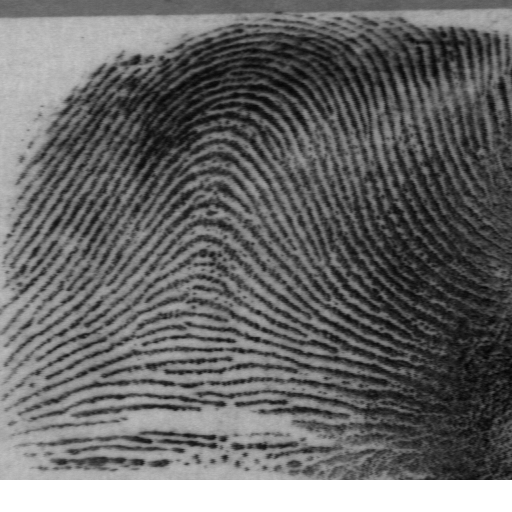
#> input picture activity 4/data/fingerprint.png, 512 x 512 px
$ jupyter execute 'Image enhancement algorithms in the Fourier domain.ipynb'
#> lines starting #> are read from the running program, lines starting #| are printed output that depends on the picture; after the words box and inside, x2 and y2 are one past the last pixel; in counts of white or black regions, pixels touching at a corner belong together
### Master of Applied Artificial Intelligence

**Course: TC4033 - Computational Vision for Images and Video**

**Image enhancement algorithms in the Fourier domain**

Tutor: Dr. Gilberto Ochoa

Team members:
* Alfonso de Lucas Espinosa - A01795118
* Ignacio Jose Aguilar Garcia - A00819762
* Alejandro Calderon Aguilar - A01795353
* Ricardo Mar Cupido - A01795394
* Mario Fonseca Martinez - A01795228

### Introduction

The Fourier transform is a mathematical formula that transforms a signal sampled in time or space to the same signal sampled in temporal or spatial frequency. In signal processing, the Fourier transform can reveal important characteristics of a signal, namely, its frequency components. The Fourier transform is widely used in many fields, including physics, engineering, and computer science.

In this project, we will explore the Fourier transform and its applications in image processing. We will implement several image enhancement algorithms in the Fourier domain, including low-pass filtering and high-pass filtering.

### Fourier Transform
The Fourier transform is a mathematical operation that transforms a signal from the time or spatial domain to the frequency domain. The Fourier transform of a signal \( x \) is defined as:

\begin{equation}
X(f) = \sum_{n=0}^{N-1} x(n) e^{-j2\pi fn/N}
\end{equation}

where \( X(f) \) is the Fourier transform of \( x \) at frequency \( f \), \( x(n) \) is the \( n \)-th sample of \( x \), and \( N \) is the number of samples in \( x \). The Fourier transform can be computed efficiently using the Fast Fourier Transform (FFT) algorithm.

Essentially, the Fourier transform decomposes a signal into its frequency components. The magnitude of the Fourier transform represents the amplitude of each frequency component, while the phase of the Fourier transform represents the phase shift of each frequency component.

### Image Enhancement in the Fourier Domain
The Fourier transform can be applied to images to enhance their quality. For example, low-pass filtering can be used to remove high-frequency noise from an image, while high-pass filtering can be used to enhance the edges of an image.

### Low-Pass Filtering
Low-pass filtering is a technique used to remove high-frequency noise from an image. The idea is to suppress the high-frequency components of the image while preserving the low-frequency components. This can be achieved by multiplying the Fourier transform of the image by a low-pass filter in the frequency domain.

### High-Pass Filtering
High-pass filtering is a technique used to enhance the edges of an image. The idea is to suppress the low-frequency components of the image while preserving the high-frequency components. This can be achieved by multiplying the Fourier transform of the image by a high-pass filter in the frequency domain.

### Importing libraries

[cell 1]
from matplotlib import image as mpimg
import matplotlib.pyplot as plt
import numpy as np
import cv2
from PIL import Image

### Loading Images

[cell 2]
# Loading images

fingerprint = cv2.imread("data/fingerprint.png")
#> fingerprint is the input picture: shape (512, 512, 3); min 3, max 255, mean 103.8
fingerprint_image = cv2.cvtColor(fingerprint, cv2.COLOR_BGR2GRAY)

[cell 3]
def plot_images(images=[], labels=[], nrows=1, ncols=2, figsize=(12,8), cmap="gray"):
    """
    Plots a list of images in a grid layout using Matplotlib.

    Parameters:
    images (list): List of images to be plotted.
    labels (list): List of labels for each image. Default is an empty list.
    nrows (int): Number of rows in the grid. Default is 1.
    ncols (int): Number of columns in the grid. Default is 2.
    figsize (tuple): Size of the figure in inches. Default is (12, 8).
    cmap (str): Colormap to be used for displaying the images. Default is "gray".

    Returns:
    None
    """

    # set the subplots
    fig, axs = plt.subplots(ncols=ncols, nrows=nrows, figsize=figsize)
    # Iterate over each axis defined in M*N as flat
    for i, ax in enumerate(axs.flat):
        # validates that the dimensions of axs fits with images array parameter
        if i < len(images):
            # plot the image
            ax.imshow(images[i], cmap=cmap)
            # if there are labels defined then set a title
            if len(labels) > 0:
                ax.set_title(labels[i])
            # dont show the axis ticks
            ax.axis("off")
        else:
            # dont show an empty plot
            ax.axis("off")
    # fits the plots
    plt.tight_layout()
    plt.show()

### 1. Application of image enhancement using Fourier transform with a low-pass filter.

One of the most effective methods for noise removal and image smoothins is **low pass filtering**. This allows low-frequency componnets to pass while eliminating high-frequency components associated with edges and fine details.

Based on the *Fourier Transform*, which demcomposes an image into its frequency components. With the principal low-pass general equation:

Where:
- F(u,v) is the *Fourier Trnasform*
- H(u,v) is the *transfer function*
- G(u,v) is the *filtered image*

#### Ideal Low-Pass Filter (ILPF)
The **ideal low-pass filter** keeps all frequencies within a radius \( D \) and **completely removes** frequencies higher than this threshold.

Where:
- \( D(u,v) = \sqrt{(u - M/2)^2 + (v - N/2)^2} \)
  is the **Euclidean distance** from the center of the frequency domain.
  Here, \( M \) and \( N \) are the image dimensions.

- \( D_0 \) is the **cutoff frequency**, which determines the threshold for filtering.

#### Butterworth Low-Pass Filter (BLPF)

The **Butterworth filter** introduces a **smooth transition** between the allowed and attenuated frequencies, reducing ringing effects.

Where:

- \( D(u,v) = \sqrt{(u - M/2)^2 + (v - N/2)^2} \)
  is the **distance from the center of the frequency domain**.

- \( D_0 \) is the **cutoff frequency** that controls how much of the high frequencies are attenuated.

- \( n \) is the **order of the Butterworth filter**, which controls the smoothness of the transition.
  - If \( n = 1 \), the transition is smooth.
  - As \( n \) increases, the filter behaves more like an **ideal filter**.

#### Gaussian Low-Pass Filter (GLPF)
The **Gaussian low-pass filter** provides smooth attenuation based on a **Gaussian function**.

Where:

- \( D(u,v) = \sqrt{(u - M/2)^2 + (v - N/2)^2} \)
  represents the **distance from the center of the frequency domain**.

- \( D_0 \) is the **cutoff frequency**, determining how much of the high frequencies are removed.

[cell 4]
def low_pass_filter(image, filter_type='none', D0=30, n=2):
    """
    Applies a low-pass filter to an image using Fourier transform.

    Parameters:
    image (numpy.ndarray): Input grayscale image.
    filter_type (str): Type of low-pass filter ('none', 'ideal', 'butterworth', 'gaussian').
    D0 (int): Cutoff frequency.
    n (int): Order of the Butterworth filter (only used if filter_type is 'butterworth').

    Returns:
    numpy.ndarray: Filtered image.
    """
    # Convert the image to grayscale if it is not already
    if len(image.shape) == 3:
        image = cv2.cvtColor(image, cv2.COLOR_BGR2GRAY)


    # Apply Fourier transform
    dft = np.fft.fft2(image)
    dft_shift = np.fft.fftshift(dft)

    # Check the filter type and return the fourier transformed image if 'none'
    if filter_type == 'none':
        return np.abs(dft_shift)

    # Create the low-pass filter
    rows, cols = image.shape
    crow, ccol = rows // 2 , cols // 2
    mask = np.zeros((rows, cols), np.float32)

    if filter_type == 'ideal':
        for i in range(rows):
            for j in range(cols):
                if np.sqrt((i - crow)**2 + (j - ccol)**2) <= D0:
                    mask[i, j] = 1
    elif filter_type == 'butterworth':
        for i in range(rows):
            for j in range(cols):
                mask[i, j] = 1 / (1 + (np.sqrt((i - crow)**2 + (j - ccol)**2) / D0)**(2 * n))
    elif filter_type == 'gaussian':
        for i in range(rows):
            for j in range(cols):
                mask[i, j] = np.exp(-((i - crow)**2 + (j - ccol)**2) / (2 * (D0**2)))

    # Apply the filter
    dft_shift_filtered = dft_shift * mask

    # Inverse Fourier transform
    dft_shift_filtered = np.fft.ifftshift(dft_shift_filtered)
    img_back = np.fft.ifft2(dft_shift_filtered)
    img_back = np.abs(img_back)

    return img_back

[cell 5]
# Load the image
image = fingerprint_image.copy()

# Apply the filters
fourier_low_pass = low_pass_filter(image, filter_type='none')
ideal_filtered = low_pass_filter(image, filter_type='ideal', D0=30)
#> call 2 of low_pass_filter, with filter_type = 'ideal', D0 = 30, n = 2
#> after the loop in low_pass_filter (call 2), `for i in range(rows):`:
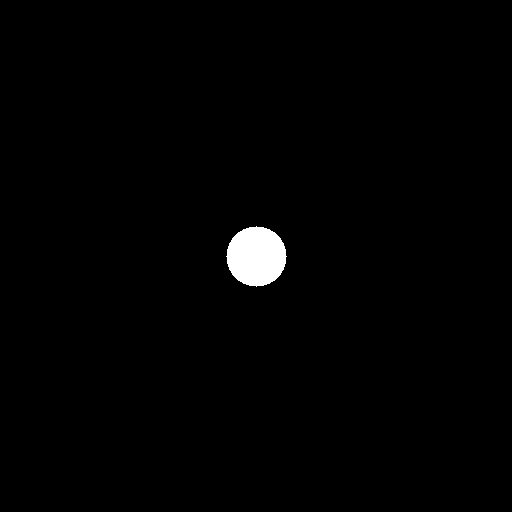
#> mask: shape (512, 512) float32; values 0 (black) and 1 (white), 1.1% white; 1 white region, box (x1, y1, x2, y2) and area: (226, 226, 287, 287) 2821
#> in low_pass_filter (call 2), `img_back = np.abs(img_back)`:
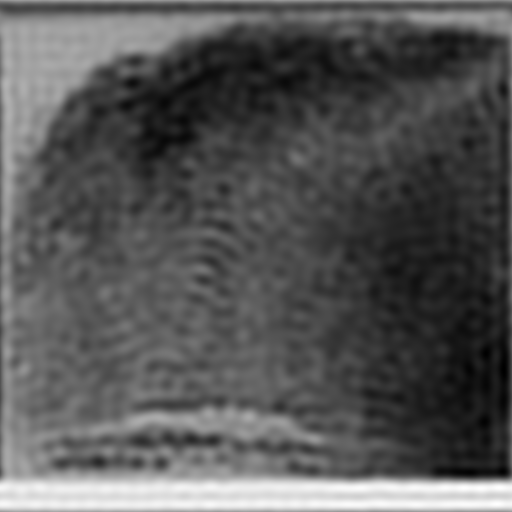
#> img_back: shape (512, 512) float64; min 11.58, max 283.8, mean 103.8; drawn with min black and max white
butterworth_filtered = low_pass_filter(image, filter_type='butterworth', D0=30, n=2)
#> call 3 of low_pass_filter, with filter_type = 'butterworth', D0 = 30, n = 2
#> after the loop in low_pass_filter (call 3), `for i in range(rows):`:
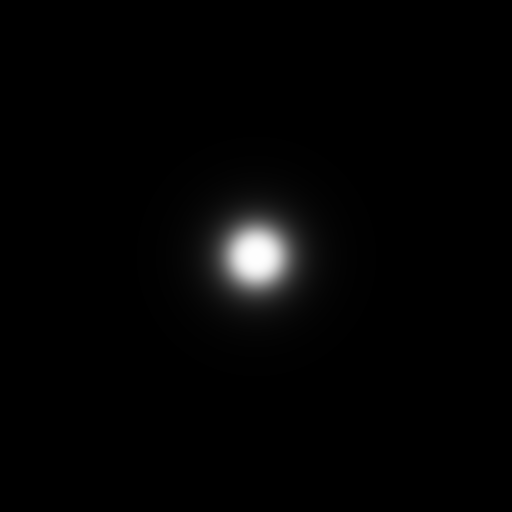
#> mask: shape (512, 512) float32; min 4.71e-05, max 1, mean 0.0168
#> in low_pass_filter (call 3), `img_back = np.abs(img_back)`:
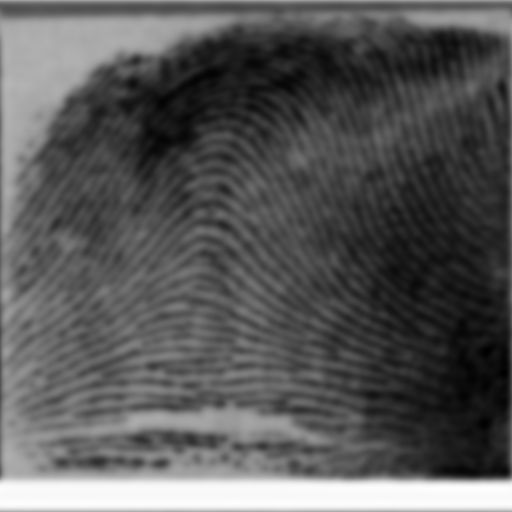
#> img_back: shape (512, 512) float64; min 19.52, max 262.2, mean 103.8; drawn with min black and max white
gaussian_filtered = low_pass_filter(image, filter_type='gaussian', D0=30)
#> call 4 of low_pass_filter, with filter_type = 'gaussian', D0 = 30, n = 2
#> after the loop in low_pass_filter (call 4), `for i in range(rows):`:
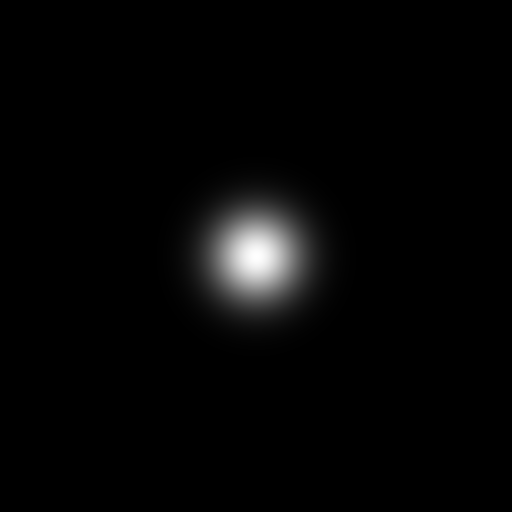
#> mask: shape (512, 512) float32; min 2.37e-32, max 1, mean 0.0216


# Display the images
images = [image, fourier_low_pass, ideal_filtered, butterworth_filtered, gaussian_filtered]
labels = ["Original", "Fourier Transform", "Ideal Filter", "Butterworth Filter", "Gaussian Filter"]
plot_images(images, labels, nrows=2, ncols=3, figsize=(18, 12))

### 2. Application of image enhancement using Fourier transform with a high-pass filter.

Image sharpening in the frequency domain is achieved using high-pass filtering, which attenuates low-frequency components while preserving high-frequency details.

In the frequency domain, high-pass filtering can be performed by:

- Applying a Fourier Transform (FT) to convert the image into the frequency domain.
- Multiplying the transformed image by a high-pass filter mask.
- Applying the Inverse Fourier Transform (IFT) to reconstruct the processed image.

High-pass spatial kernels generated using Ideal, Gaussian and Butterworth high-pass filters. These kernels are constructed following Equation (4-122)

[cell 6]
# Function to apply high-pass filter
def high_pass_filter(image, filter_type='none', D0=30, n=2):
    """
    Applies a high-pass filter to an image using Fourier transform.

    Parameters:
    image (numpy.ndarray): Input grayscale image.
    filter_type (str): Type of high-pass filter ('none', 'ideal', 'butterworth', 'gaussian').
    D0 (int): Cutoff frequency.
    n (int): Order of the Butterworth filter (only used if filter_type is 'butterworth').

    Returns:
    numpy.ndarray: Filtered image.
    """
    # Convert the image to grayscale if it is not already
    if len(image.shape) == 3:
        image = cv2.cvtColor(image, cv2.COLOR_BGR2GRAY)

    # Apply Fourier transform
    dft = np.fft.fft2(image)
    dft_shift = np.fft.fftshift(dft)

    # Check the filter type and return the fourier transformed image if 'none'
    if filter_type == 'none':
        return np.abs(dft_shift)

    # Create the high-pass filter
    rows, cols = image.shape
    crow, ccol = rows // 2 , cols // 2
    mask = np.ones((rows, cols), np.float32)
    if filter_type == 'ideal':
        for i in range(rows):
            for j in range(cols):
                if np.sqrt((i - crow)**2 + (j - ccol)**2) <= D0:
                    mask[i, j] = 0
    elif filter_type == 'butterworth':
        for i in range(rows):
            for j in range(cols):
                distance = np.sqrt((i - crow)**2 + (j - ccol)**2)
                if distance == 0:
                    mask[i, j] = 0
                else:
                    mask[i, j] = 1 / (1 + (D0 / distance)**(2 * n))
    elif filter_type == 'gaussian':
        for i in range(rows):
            for j in range(cols):
                mask[i, j] = 1 - np.exp(-((i - crow)**2 + (j - ccol)**2) / (2 * (D0**2)))

    # Apply the filter
    dft_shift_filtered = dft_shift * mask

    # Inverse Fourier transform
    dft_shift_filtered = np.fft.ifftshift(dft_shift_filtered)
    img_back = np.fft.ifft2(dft_shift_filtered)
    img_back = np.abs(img_back)

    return img_back

[cell 7]
# Load the image
image = fingerprint_image.copy()

# Apply the filters
fourier_high_pass = high_pass_filter(image, filter_type='none')
ideal_filtered = high_pass_filter(image, filter_type='ideal', D0=30)
#> call 2 of high_pass_filter, with filter_type = 'ideal', D0 = 30, n = 2
#> in high_pass_filter (call 2), `img_back = np.abs(img_back)`:
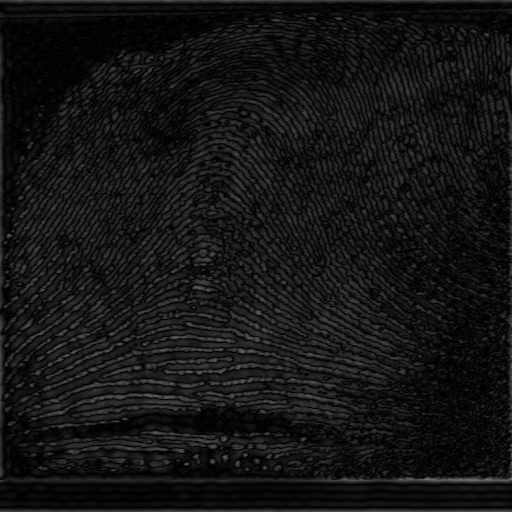
#> img_back: shape (512, 512) float64; min 0.000136, max 122.8, mean 20.7
butterworth_filtered = high_pass_filter(image, filter_type='butterworth', D0=30, n=2)
#> call 3 of high_pass_filter, with filter_type = 'butterworth', D0 = 30, n = 2
#> after the loop in high_pass_filter (call 3), `for i in range(rows):`:
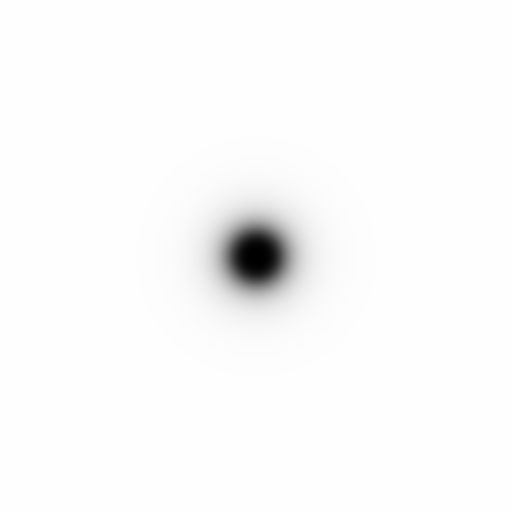
#> mask: shape (512, 512) float32; min 0, max 1, mean 0.983
gaussian_filtered = high_pass_filter(image, filter_type='gaussian', D0=30)
#> call 4 of high_pass_filter, with filter_type = 'gaussian', D0 = 30, n = 2
#> after the loop in high_pass_filter (call 4), `for i in range(rows):`:
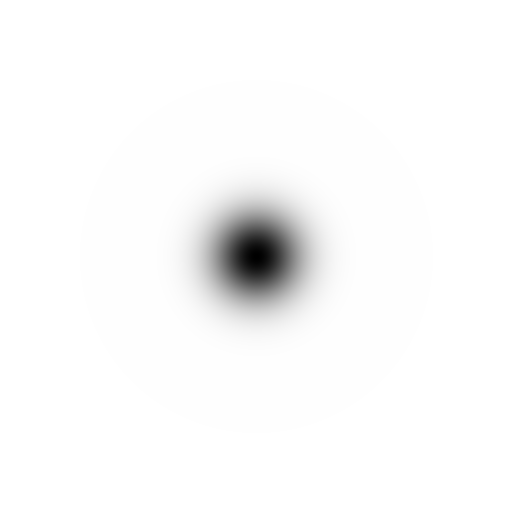
#> mask: shape (512, 512) float32; min 0, max 1, mean 0.978


# Display the images
images = [image, fourier_high_pass, ideal_filtered, butterworth_filtered, gaussian_filtered]
labels = ["Original", "Fourier Transform", "Ideal Filter", "Butterworth Filter", "Gaussian Filter"]
plot_images(images, labels, nrows=2, ncols=3, figsize=(18, 12))
